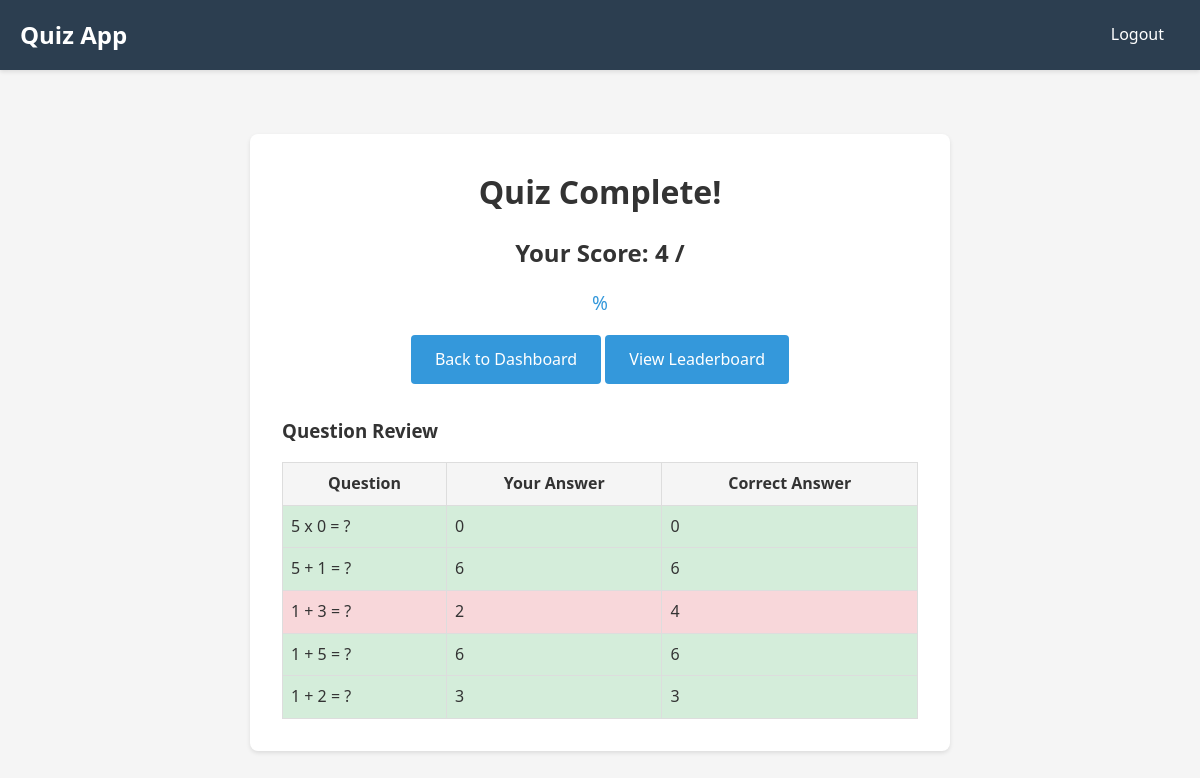
The app's page /dashboard/result/1/ (signed in) with its own data.
### quiz/models.py (models this page shows, shortened)
class QuizAnswer(models.Model):
    attempt = models.ForeignKey(QuizAttempt, on_delete=models.CASCADE, related_name='answers')
    question = models.ForeignKey(Question, on_delete=models.CASCADE)
    selected_option = models.CharField(max_length=255)
    is_correct = models.BooleanField(default=False)

class Question(models.Model):
    category = models.ForeignKey(Category, on_delete=models.CASCADE, related_name='questions')
    text = models.TextField()
    option1 = models.CharField(max_length=255)
    option2 = models.CharField(max_length=255)
    option3 = models.CharField(max_length=255)
    option4 = models.CharField(max_length=255)
    correct_answer = models.CharField(max_length=255)
    created_at = models.DateTimeField(auto_now_add=True)
    updated_at = models.DateTimeField(auto_now=True)
    class Meta:
        ordering = ['-created_at']

### quiz/views.py (the view)
# urls.py: path('result/<int:category_id>/', views.quiz_result, name='quiz_result'),
@login_required
def quiz_result(request, category_id=None):
    latest_attempt = None
    if category_id is None:
         messages.error(request, "Quiz result URL requires a category ID.")
         return redirect('quiz_dashboard') # Redirect if category_id is missing
    latest_attempt = QuizAttempt.objects.filter(
        user=request.user,
        category_id=category_id,
        completed=True
    ).order_by('-finished_at').first() # <-- Changed to get the latest attempt
    if not latest_attempt:
        messages.info(request, "No completed quiz attempts found for this category.")
        return redirect('quiz_dashboard') # Redirect if no result found
    context = {
        'attempt': latest_attempt,
        'category': latest_attempt.category,
        'score': latest_attempt.score,
        'total_questions': latest_attempt.total_questions,
        'percentage': (latest_attempt.score / latest_attempt.total_questions) * 100 if latest_attempt.total_questions > 0 else 0,
        'answers': latest_attempt.answers.select_related('question').all(),
    }
    return render(request, 'quiz/quiz_result.html', context)

### templates/quiz/quiz_result.html (shortened to what this page needs)
{% extends 'base.html' %}
{% block content %}
<div class="card" style="max-width: 700px; margin: 2rem auto;">
    <h1 style="text-align:center;">Quiz Complete!</h1>
    <h2 style="text-align:center; margin:1rem 0;">Your Score: {{ score }} / {{ total }}</h2>
    <div style="text-align:center; margin-bottom:1rem;">
        <span style="font-size:1.2rem; color:#3498db;">{{ percent }}%</span>
    </div>
    <div style="text-align:center; margin-bottom:2rem;">
        <a href="/dashboard/" class="btn">Back to Dashboard</a>
        <a href="{% url 'leaderboard' attempt.category.id %}" class="btn btn-secondary">View Leaderboard</a>
    </div>
    <h3>Question Review</h3>
    <table style="width:100%; margin-top:1rem; border-collapse:collapse;">
        <thead>
            <tr style="background:#f5f5f5;">
                <th style="padding:0.5rem; border:1px solid #ddd;">Question</th>
                <th style="padding:0.5rem; border:1px solid #ddd;">Your Answer</th>
                <th style="padding:0.5rem; border:1px solid #ddd;">Correct Answer</th>
            </tr>
        </thead>
        <tbody>
            {% for answer in answers %}
            <tr style="background:{% if answer.is_correct %}#d4edda{% else %}#f8d7da{% endif %};">
                <td style="padding:0.5rem; border:1px solid #ddd;">{{ answer.question.text }}</td>
                <td style="padding:0.5rem; border:1px solid #ddd;">{{ answer.selected_option }}</td>
                <td style="padding:0.5rem; border:1px solid #ddd;">{{ answer.question.correct_answer }}</td>
            </tr>
            {% endfor %}
        </tbody>
    </table>
</div>
{% endblock %}

### templates/base.html (shortened to what this page needs)
<!DOCTYPE html>
<html lang="en">
<head>
</head>
<body>
    <nav class="navbar">
        <div class="container">
            <a href="/" class="navbar-brand">Quiz App</a>
            <ul class="navbar-nav">
                {% if user.is_authenticated %}
                    <li><a href="{% url 'logout' %}" class="nav-link">Logout</a></li>
                {% else %}
                    <li><a href="{% url 'login' %}" class="nav-link">Login</a></li>
                    <li><a href="{% url 'register' %}" class="nav-link">Register</a></li>
                {% endif %}
            </ul>
        </div>
    </nav>
    <div class="container main-content">
        {% block content %}
        {% endblock %}
    </div>
</body>
</html>

### templates/base.html (style rules this page uses)
* { margin: 0; padding: 0; box-sizing: border-box; font-family: 'Segoe UI', Tahoma, Geneva, Verdana, sans-serif; }
body { background-color: #f5f5f5; color: #333; line-height: 1.6; }
.container { max-width: 1200px; margin: 0 auto; padding: 0 20px; }
.navbar { background-color: #2c3e50; padding: 1rem 0; box-shadow: 0 2px 4px rgba(0,0,0,0.1); }
.navbar .container { display: flex; justify-content: space-between; align-items: center; }
.navbar-brand { color: white; text-decoration: none; font-size: 1.5rem; font-weight: bold; }
.navbar-nav { display: flex; list-style: none; gap: 1rem; }
.nav-link { color: white; text-decoration: none; padding: 0.5rem 1rem; border-radius: 4px; transition: background-color 0.3s; }
.main-content { padding: 2rem 0; }
.card { background-color: white; border-radius: 8px; box-shadow: 0 2px 4px rgba(0,0,0,0.1); padding: 2rem; margin-bottom: 2rem; }
.btn { display: inline-block; padding: 0.75rem 1.5rem; background-color: #3498db; color: white; border: none; border-radius: 4px; cursor: pointer; text-decoration: none; font-size: 1rem; transition: background-color 0.3s; }

### records on screen
QuizAnswer: question.text "5 x 0 = ?", selected_option "0", question.correct_answer "0"
QuizAnswer: question.text "5 + 1 = ?", selected_option "6", question.correct_answer "6"
QuizAnswer: question.text "1 + 3 = ?", selected_option "2", question.correct_answer "4"
QuizAnswer: question.text "1 + 5 = ?", selected_option "6", question.correct_answer "6"
QuizAnswer: question.text "1 + 2 = ?", selected_option "3", question.correct_answer "3"

### other values on screen
{{ score }} "4"
